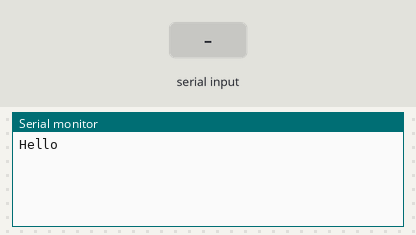
The sketch below on a simulated Arduino Uno, built with avr-gcc and run on an emulated ATmega328P. Parts: the last lines printed to the serial monitor. Inputs (shaded band) come from the test bench.

Above: at 1.2 s.
1.3 s: "1" received over Serial
At 2.0 s:
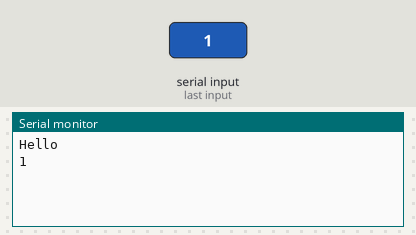
2.8 s: "0" received over Serial
At 3.3 s:
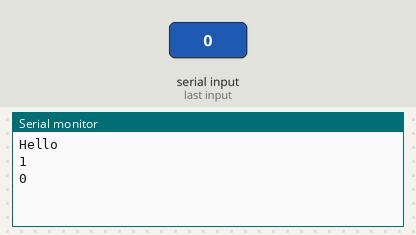
4.3 s: "2" received over Serial
At 5.4 s:
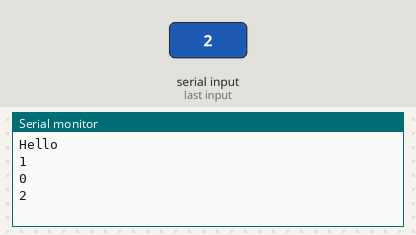

Measured:
- after the input at 1.3 s, the serial monitor: prints a new line at once (image 1)
- after the input at 2.8 s, the serial monitor: prints a new line at once (image 2)
- after the input at 4.3 s, the serial monitor: prints a new line at once (image 3)

The sketch:

test2.ino
```cpp
char inByte;
String temp;
void setup(){
  Serial.begin(9600);//初始化串口
  Serial.println("Hello");//打印字符串并换行
}
void loop(){
  while (Serial.available()>0) //判断串口是否有数据
  {
    inByte = Serial.read();//读取数据，串口一次只能读1个字符
    temp += inByte;//把读到的字符存进临时变量里面缓存，
    //再继续判断串口还有没有数据，直到把所有数据都读取出来
  }
  if (temp!="")//判断是否收到数据
    Serial.println(temp);//打印收到的数据
  temp="";//清空临时变量准备下一次接收
  delay(10);
}
```
